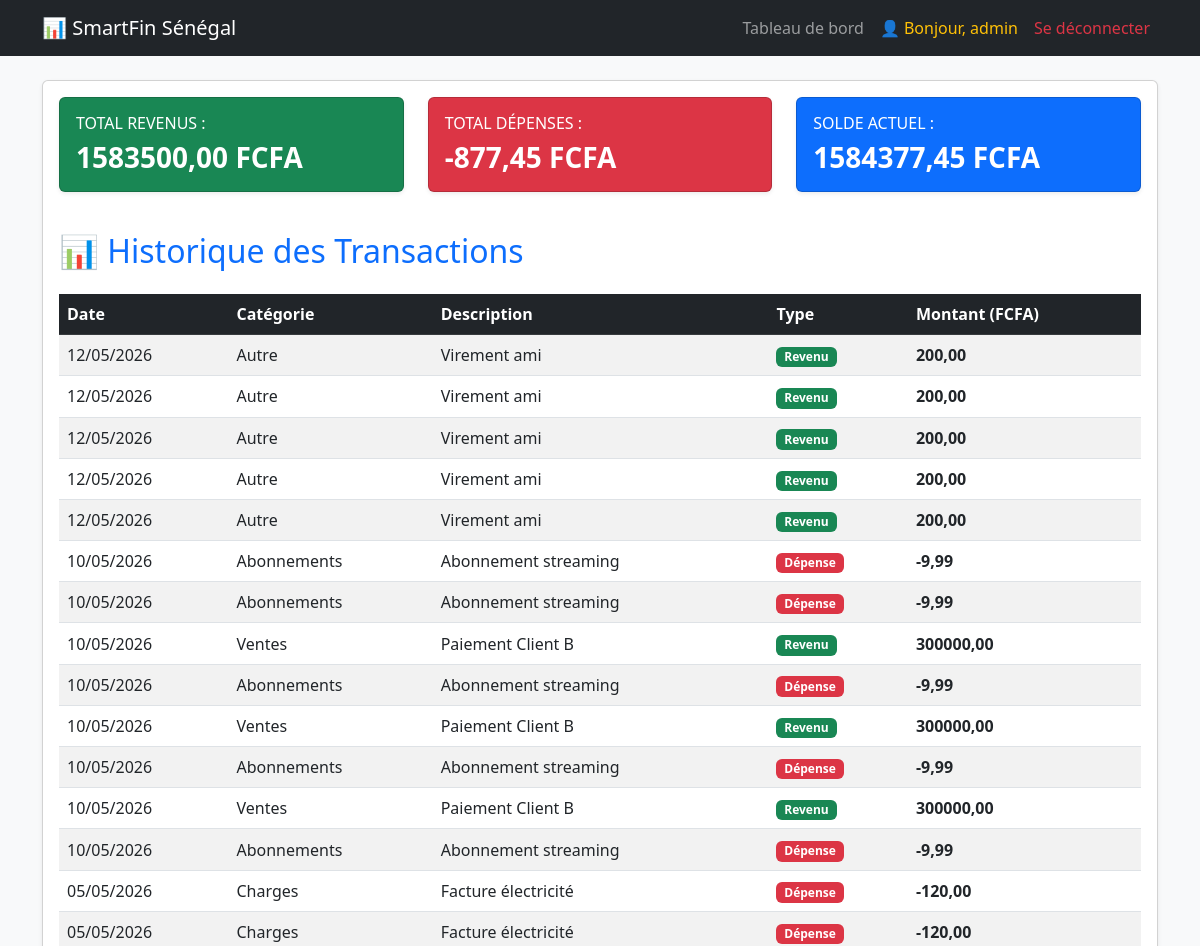
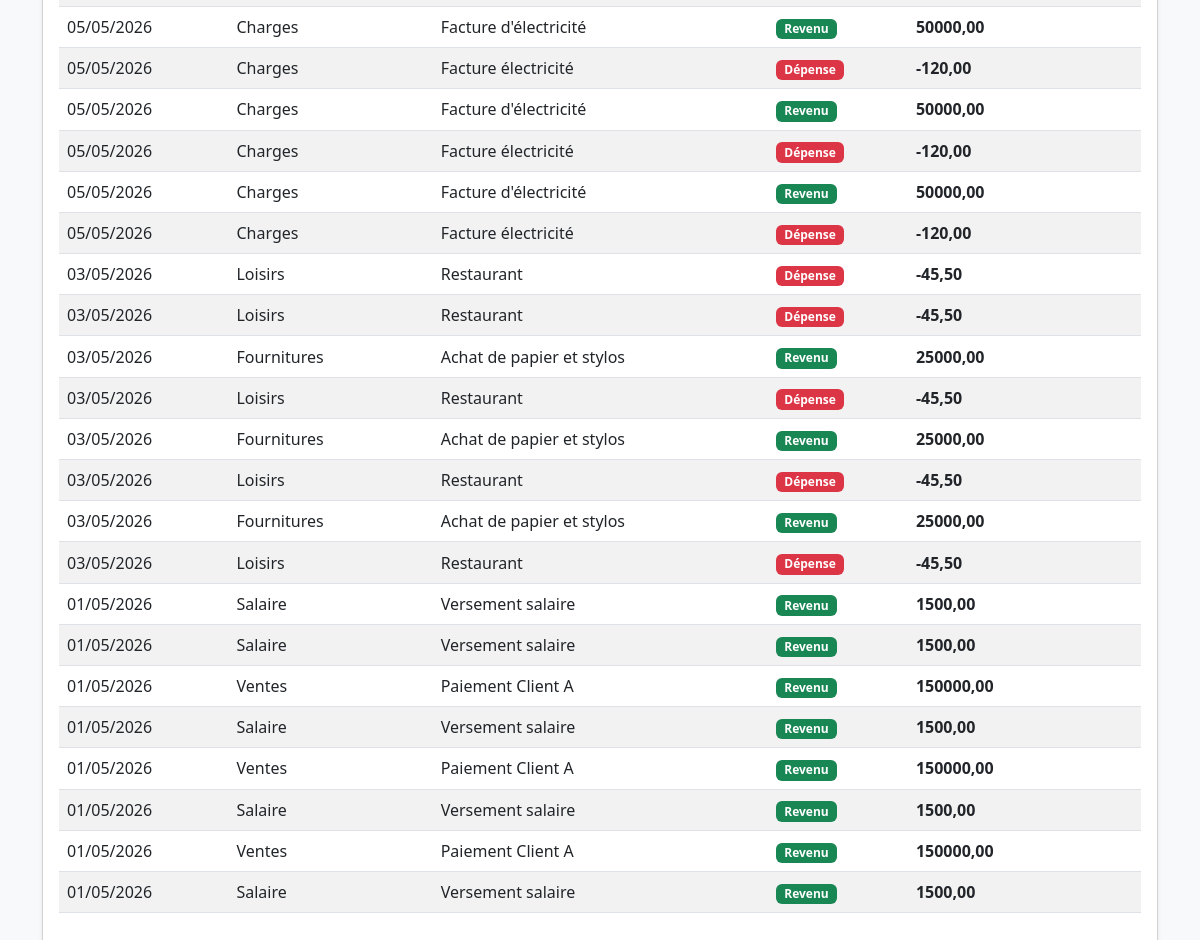
Page /api/dashboard/ (signed in) on the committed database (2 pictures, top to bottom).
### finance/models.py (models this page shows, shortened)
class Transaction(models.Model):
    TYPE_CHOICES = [
        ('REVENU', 'Revenu'),
        ('DEPENSE', 'Dépense'),
    ]
    date_transaction = models.DateField()
    montant = models.DecimalField(max_digits=12, decimal_places=2)
    type_transaction = models.CharField(max_length=10, choices=TYPE_CHOICES)
    description = models.CharField(max_length=255)
    categorie = models.ForeignKey(Categorie, on_delete=models.SET_NULL, null=True, related_name='transactions')
    date_enregistrement = models.DateTimeField(auto_now_add=True)

class Categorie(models.Model):
    nom = models.CharField(max_length=100, unique=True)
    description = models.TextField(blank=True, null=True)

### finance/views.py (the view)
# urls.py: path('dashboard/', views.DashboardView.as_view(), name='dashboard'),
class DashboardView(LoginRequiredMixin, TemplateView):
    template_name = 'dashboard.html'
    def get_context_data(self, **kwargs):
        context = super().get_context_data(**kwargs)
        transactions = Transaction.objects.all().order_by('-date_transaction')
        context['transactions'] = transactions
        revenus = transactions.filter(type_transaction='REVENU').aggregate(Sum('montant'))['montant__sum'] or 0
        depenses = transactions.filter(type_transaction='DEPENSE').aggregate(Sum('montant'))['montant__sum'] or 0
        context['total_revenus'] = revenus
        context['total_depenses'] = depenses
        context['solde'] = revenus - depenses
        return context

### config/templates/dashboard.html
{% extends 'base.html' %} {% block content %}
<div class="card shadow-sm mt-4">
  <div class="card-body">
    <div class="row mb-4">
      <div class="col-md-4 mb-3">
        <div class="card text-white bg-success shadow-sm h-100">
          <div class="card-body">
            <h6 class="card-title text-uppercase">Total Revenus :</h6>
            <h3 class="card-text fw-bold">
              {{ total_revenus |floatformat:2 }} FCFA
            </h3>
          </div>
        </div>
      </div>
      <div class="col-md-4 mb-3">
        <div class="card text-white bg-danger shadow-sm h-100">
          <div class="card-body">
            <h6 class="card-title text-uppercase">Total Dépenses :</h6>
            <h3 class="card-text fw-bold">
              {{ total_depenses |floatformat:2 }} FCFA
            </h3>
          </div>
        </div>
      </div>
      <div class="col-md-4 mb-3">
        <div class="card text-white bg-primary shadow-sm h-100">
          <div class="card-body">
            <h6 class="card-title text-uppercase">Solde Actuel :</h6>
            <h3 class="card-text fw-bold">{{ solde |floatformat:2 }} FCFA</h3>
          </div>
        </div>
      </div>
    </div>
    <h2 class="text-primary mb-4">📊 Historique des Transactions</h2>
    <div class="table-responsive">
      <table class="table table-striped table-hover align-middle">
        <thead class="table-dark">
          <tr>
            <th>Date</th>
            <th>Catégorie</th>
            <th>Description</th>
            <th>Type</th>
            <th>Montant (FCFA)</th>
          </tr>
        </thead>
        <tbody>
          {% for transaction in transactions %}
          <tr>
            <td>{{ transaction.date_transaction|date:"d/m/Y" }}</td>
            <td>{{ transaction.categorie.nom }}</td>
            <td>{{ transaction.description }}</td>
            <td>
              {% if transaction.type_transaction == 'REVENU' %}
              <span class="badge bg-success">Revenu</span>
              {% else %}
              <span class="badge bg-danger">Dépense</span>
              {% endif %}
            </td>
            <td class="fw-bold">{{ transaction.montant }}</td>
          </tr>
          {% empty %}
          <tr>
            <td colspan="5" class="text-center text-muted">
              Aucune transaction trouvée.
            </td>
          </tr>
          {% endfor %}
        </tbody>
      </table>
    </div>
  </div>
</div>
{% endblock %}

### config/templates/base.html (shortened to what this page needs)
<!doctype html>
<html lang="fr">
  <head>
    <link
      href="https://cdn.jsdelivr.net/npm/bootstrap@5.3.0/dist/css/bootstrap.min.css"
      rel="stylesheet"
    />
  </head>
  <body class="bg-light">
    <nav class="navbar navbar-expand-lg navbar-dark bg-dark mb-4">
      <div class="container">
        <a class="navbar-brand" href="{% url 'dashboard' %}"
          >📊 SmartFin Sénégal</a
        >
        <div class="collapse navbar-collapse" id="navbarNav">
          <ul class="navbar-nav ms-auto">
            <li class="nav-item">
              <a class="nav-link" href="{% url 'dashboard' %}"
                >Tableau de bord</a
              >
            </li>
            {% if user.is_authenticated %}
            <li class="nav-item">
              <span class="nav-link text-warning"
                >👤 Bonjour, {{ user.username }}</span
              >
            </li>
            <li class="nav-item">
              <form method="POST" action="{% url 'logout' %}" class="d-inline">
                <button
                  type="submit"
                  class="btn btn-link nav-link text-danger text-decoration-none"
                >
                  Se déconnecter
                </button>
              </form>
            </li>
            {% else %}
            <li class="nav-item">
              <a class="nav-link" href="{% url 'login' %}">Se connecter</a>
            </li>
            {% endif %}
          </ul>
        </div>
      </div>
    </nav>
    <div class="container">{% block content %} {% endblock %}</div>
  </body>
</html>

### rows in the picture
Transaction: type_transaction "Revenu"
Transaction: type_transaction "Revenu"
Transaction: type_transaction "Revenu"
Transaction: type_transaction "Revenu"
Transaction: type_transaction "Revenu"
Transaction: type_transaction "Dépense"
Transaction: type_transaction "Dépense"
Transaction: type_transaction "Revenu"
Transaction: type_transaction "Dépense"
Transaction: type_transaction "Revenu"
Transaction: type_transaction "Dépense"
Transaction: type_transaction "Revenu"
Transaction: type_transaction "Dépense"
Transaction: type_transaction "Dépense"
Transaction: type_transaction "Dépense"
Transaction: type_transaction "Revenu"
Transaction: type_transaction "Dépense"
Transaction: type_transaction "Revenu"
Transaction: type_transaction "Dépense"
Transaction: type_transaction "Revenu"
Transaction: type_transaction "Dépense"
Transaction: type_transaction "Dépense"
Transaction: type_transaction "Dépense"
Transaction: type_transaction "Revenu"
Transaction: type_transaction "Dépense"
Transaction: type_transaction "Revenu"
Transaction: type_transaction "Dépense"
Transaction: type_transaction "Revenu"
Transaction: type_transaction "Dépense"
Transaction: type_transaction "Revenu"
Transaction: type_transaction "Revenu"
Transaction: type_transaction "Revenu"
Transaction: type_transaction "Revenu"
Transaction: type_transaction "Revenu"
Transaction: type_transaction "Revenu"
Transaction: type_transaction "Revenu"
Transaction: type_transaction "Revenu"

### other values in the picture
{{ user.username }} "admin"
{{ total_revenus |floatformat:2 }} "1583500,00"
{{ total_depenses |floatformat:2 }} "-877,45"
{{ solde |floatformat:2 }} "1584377,45"
